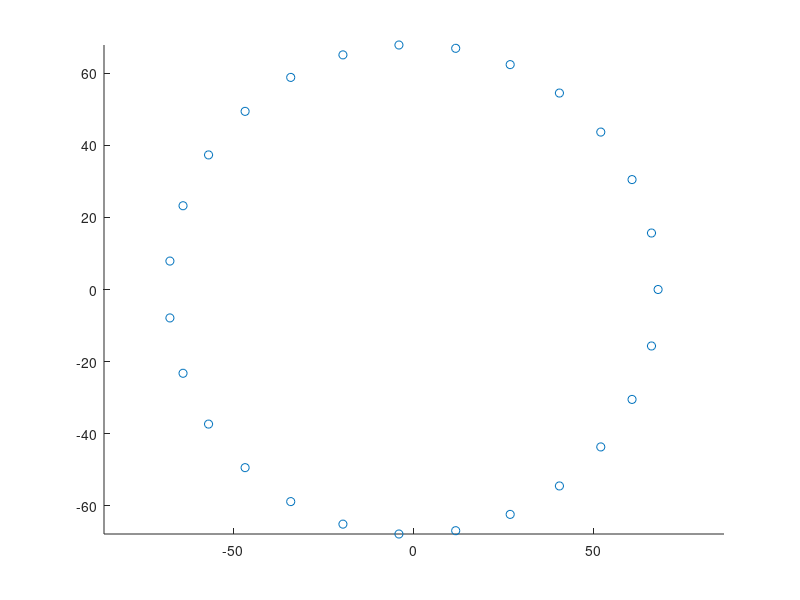

The MATLAB source for this figure:
%%%%%%%%%%%%%%%%%%%%%%%%%%%%%%%%%%%%%%%%%%%%%%%%%%%%%%%%%%%%%%%%%%%%%%%%%%%
%
% flangeBaseEagleMacro_v0.m 
%
% DESCRIPTION -
% 
% 
% 
% 
% 
% Zack Phillips (zkphil@berkeley.edu)
% Graduate Group in Applied Science and Technology
% University of California, Berkeley
% 
% Developed in Matlab 8.6.0.267246 (R2015b) on MACI64
% Created 13:51 01-27-2016
%%%%%%%%%%%%%%%%%%%%%%%%%%%%%%%%%%%%%%%%%%%%%%%%%%%%%%%%%%%%%%%%%%%%%%%%%%%
clear; close all; clc
Ft = @(x) fftshift(fft2(ifftshift(x)));
iFt = @(x) fftshift(ifft2(ifftshift(x)));
fIdx = @(x,xVal) find(x==min(abs(x-xVal)));

fid=fopen('eagleDomeBasePositioner.scr','w');
libName ='WallerLabLib';
ledPartName = '4POWER_8SIGNALMOUNTING_BOARD';

radius = 68; %mm 
ledCount = 2500;
ledsPerBoard = 16*6;
boardCount = ceil(ledCount/(ledsPerBoard));

dTheta = 360/boardCount;

angularPositions = 0:dTheta:360-dTheta;
xyPositions = [radius.*cosd(angularPositions)' radius.*sind(angularPositions)'];
figure; scatter(xyPositions(:,1),xyPositions(:,2)); axis equal

fprintf(fid,'USE %s\n',libName);
dy = 1; dxc = 2; dxs = 3; rowCt = 8;
for bIdx = 1:length(angularPositions)
   col = ceil(bIdx/rowCt);
   row = 9-(bIdx - (col-1).*rowCt);
   x = floor((col-1)/2)*dxc+floor((col)/2)*dxs;
   y = row.*dy;

   if (mod(col,2))
       Rot = 90;
   else
       Rot = 270;
   end
   fprintf(fid,'add %s@%s SOCKET%02d R%d (%.02f %.02f);\n',...
       ledPartName,libName,bIdx-1,Rot, x,y);
end
fprintf(fid,'BOARD;\n');
fprintf(fid,'GRID MM 0.05 1\n');
for bIdx=1:length(angularPositions)
    fprintf(fid,'MOVE SOCKET%02d (%.02f %.02f)\n',...
    bIdx-1,xyPositions(bIdx,1),xyPositions(bIdx,2));
    fprintf(fid,'ROTATE R%.1f SOCKET%02d\n',angularPositions(bIdx),bIdx-1);

end
fclose(fid);
disp('Done.')